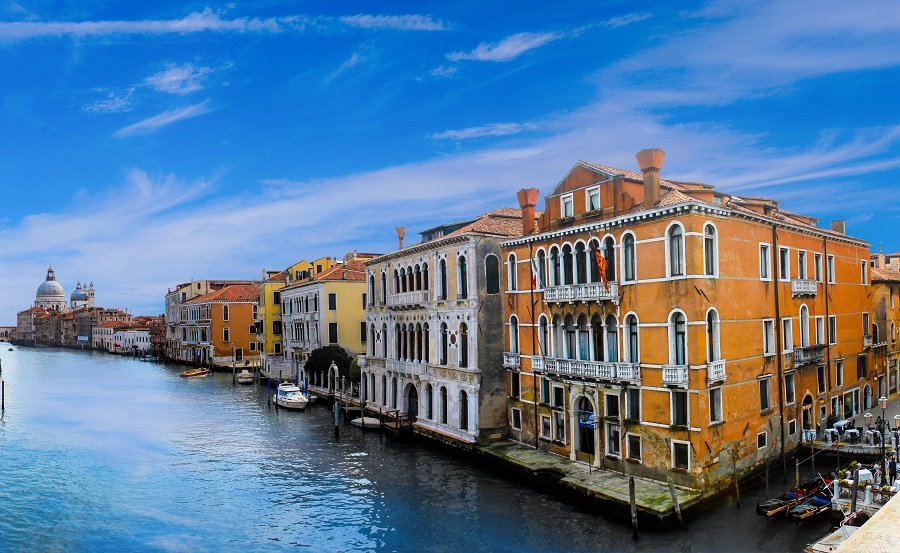
//> input picture we14_final/G.jpg, 900 x 553 px
$ ./main   (built with g++ and OpenCV 4)
//> lines starting //> are read from the running program, lines starting //| are printed output that depends on the picture; after the words box and inside, x2 and y2 are one past the last pixel; in counts of white or black regions, pixels touching at a corner belong together
//
//  main.cpp
//  we14_final
//
//  Created by 임성현 on 2020/06/18.
//  Copyright © 2020 임성현. All rights reserved.
//

#include <opencv2/opencv.hpp>

using namespace cv;
using namespace std;

// 기본 이미지 변수
Mat I;

// 메뉴 위치 설정
Rect rMenu1(20, 20, 160, 50);
Rect rMenu2(20, 90, 160, 50);

Mat readImage();                                // 이미지 불러오기
int bInsideRect(int x, int y, Rect rect);       // 점이 사각형 안에 있는지 체크
void addNoise(Mat& img, int nNoise);            // 노이즈 추가하는 함수
void onMouse(int event, int mx, int my, int flag, void* param);


int main()
{
    // 기본 이미지 불러오기
    I = readImage();
//> in readImage, `Mat I = imread("/Users/seonghyeon/xCode/opencv/opencv/we14_final/G.jpg..`:
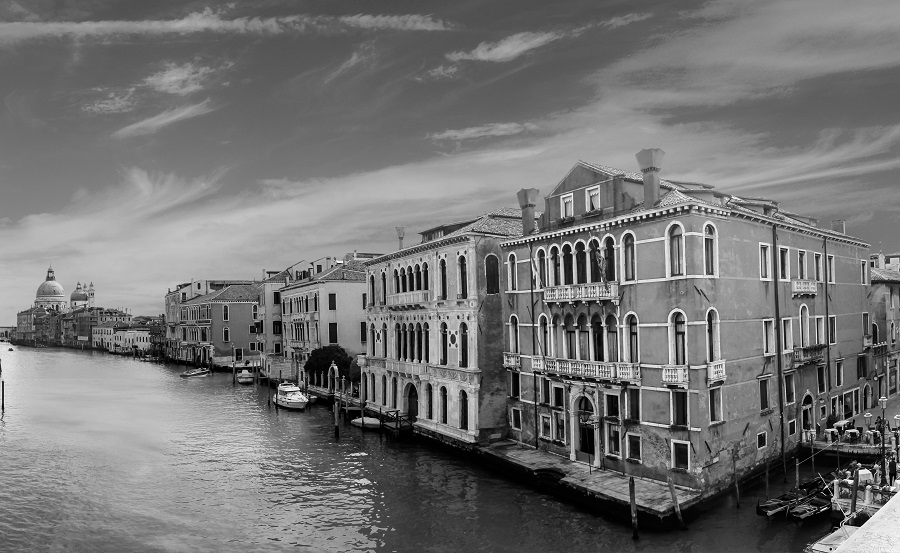
//> I: 553 rows x 900 cols, CV_8UC1; min 0, max 255, mean 116.3

    // 메뉴 이미지 만들기
    Mat menu = Mat::zeros(512, 200, CV_8UC1);
    menu += 255;
    rectangle(menu, rMenu1, Scalar(0), 1);
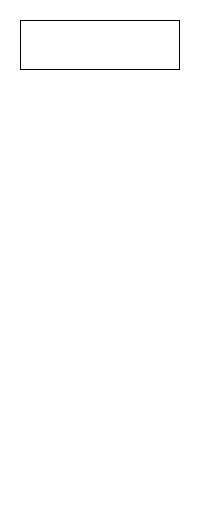
//> menu: 512 rows x 200 cols, CV_8UC1; 99.6% white; black in thin lines or dots, all inside (x1, y1, x2, y2) = (20, 20, 180, 70)
    rectangle(menu, rMenu2, Scalar(0), 1);
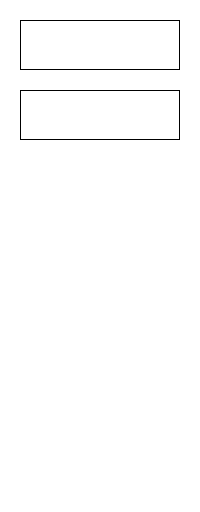
//> menu: 512 rows x 200 cols, CV_8UC1; 99.2% white; black in thin lines or dots, all inside (x1, y1, x2, y2) = (20, 20, 180, 140)
    putText(menu, "Add Noise", Point(rMenu1.x + 15, rMenu1.y+30), FONT_HERSHEY_SIMPLEX, 0.8, Scalar(0), 2);
    putText(menu, "My Test", Point(rMenu2.x + 15, rMenu2.y + 30), FONT_HERSHEY_SIMPLEX, 0.8, Scalar(0), 2);

    // 메뉴 창을 만들고 마우스 이벤트 추가
    namedWindow("Menu");
    setMouseCallback("Menu", onMouse, &menu);

    imshow("src", I);
    imshow("Menu", menu);
    waitKey();

    return 0;
}

Mat readImage() {
    Mat I = imread("/Users/seonghyeon/xCode/opencv/opencv/we14_final/G.jpg",IMREAD_GRAYSCALE);
    if (I.empty()) {
        cout << "Error opening image" << endl;
        exit(EXIT_FAILURE);
    }
    return I;
}

// 점이 사각형 안에 있는지 체크: 안에 있으면 1, 밖에 있으면 0
int bInsideRect(int x, int y, Rect rect) {
    if (x >= rect.x && x < rect.x + rect.width && y >= rect.y && y < rect.y + rect.height)
        return 1;
    else
        return 0;
}

// 노이즈 추가하는 함수
void addNoise(Mat& img, int nNoise) {
    int nGenPoints = 0;
    while (nGenPoints < nNoise) {
        int x = (int)(((float)rand() / RAND_MAX) * img.cols);
        int y = (int)(((float)rand() / RAND_MAX) * img.rows);
        if (x >= img.cols || y >= img.rows)
            continue;
        if ((float)rand() / RAND_MAX > 0.5)
            img.at<uchar>(y, x) = 0;
        else
            img.at<uchar>(y, x) = 255;
        nGenPoints++;
    }
}

// 마우스 이벤트 핸들러
void onMouse(int event, int mx, int my, int flag, void* param) {
    switch (event) {
    case EVENT_LBUTTONDOWN:
        if (bInsideRect(mx, my, rMenu1)) {
            addNoise(I, 100);
            imshow("src", I);
        }
        else if (bInsideRect(mx, my, rMenu2)) {
            putText(I, "This is The final Exam!", Point(100,100), FONT_HERSHEY_SIMPLEX, 1.3, Scalar(255,255,255), 4);
            putText(I, "Add your functions!", Point(100, 200), FONT_HERSHEY_SIMPLEX, 1.3, Scalar(255, 255, 255), 4);
            imshow("src", I);
        }
        break;
    }
}
